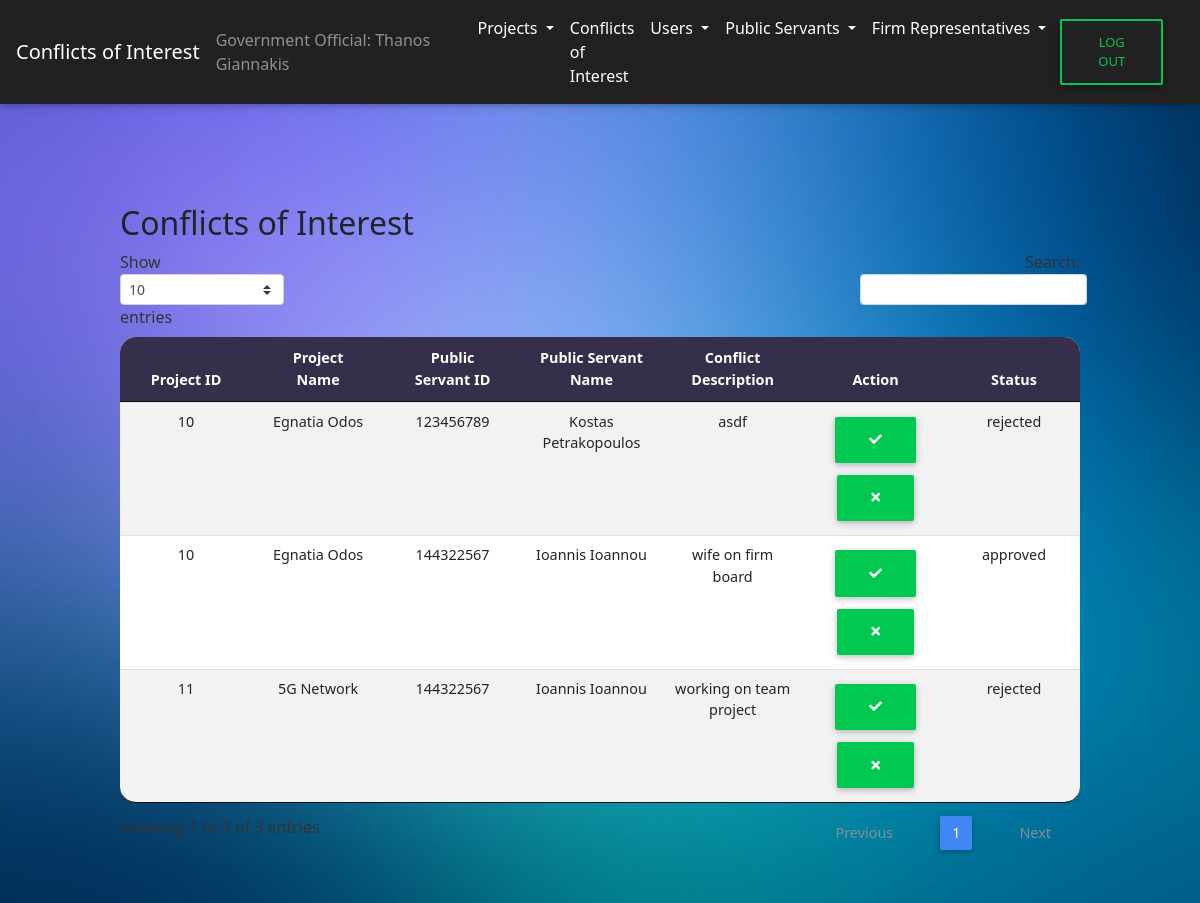
Screenshot of /CoI/conflicts.php (signed in) with the database file from the repository.
### tables this page shows
CREATE TABLE `conflicts` (
  `project_id` int(9) NOT NULL,
  `ps_AFM` int(9) NOT NULL,
  `coi_description` varchar(500) NOT NULL,
  `status` varchar(12) NOT NULL
);

CREATE TABLE `projects` (
  `project_id` int(12) NOT NULL,
  `project_name` varchar(255) NOT NULL,
  `project_start_date` date NOT NULL,
  `project_end_date` date NOT NULL,
  `project_desc` varchar(1000) NOT NULL CHECK (`project_start_date` < `project_end_date` and `project_start_date` > '2019-01-01')
);

CREATE TABLE `users` (
  `AFM` int(11) NOT NULL,
  `name` varchar(50) NOT NULL,
  `password` varchar(255) NOT NULL,
  `user_type` varchar(2) NOT NULL,
  `created_at` datetime DEFAULT current_timestamp()
);

### CoI/conflicts.php (the view, shortened to what this page needs)
<?php include('header.php');
include('navbar_GO.php')
?>
<div id="Conflicts">
    <div class="wrapper-table">
        <div class="page-header clearfix">
            <h2 class="pull-left">Conflicts of Interest</h2>
        </div>
        <?php
        $sql = "SELECT * FROM conflicts INNER JOIN projects ON conflicts.project_id = projects.project_id INNER JOIN users ON conflicts.ps_AFM = users.AFM";
        if ($result = mysqli_query($conn, $sql)) {
            if (mysqli_num_rows($result) > 0) {
                echo  "<table id='conflicts' class='table table-striped table-sm project-table' cellspacing='0' width='100%'>";
                echo "<thead>";
                echo "<tr>";
                echo "<th class='th-sm' id ='th-first' >Project ID</th>";
                echo "<th class='th-sm'>Project Name</th>";
                echo "<th class='th-sm'>Public Servant ID</th>";
                echo "<th class='th-sm'>Public Servant Name</th>";
                echo "<th class='th-sm'>Conflict Description</th>";
                echo "<th class='th-sm'>Action</th>";
                echo "<th class='th-sm' id='th-last'>Status</th>";
                echo "</tr>";
                echo "</thead>";
                echo "<tbody>";
                while ($row = mysqli_fetch_array($result)) {
                    echo "<tr>";
                    echo "<td>" . $row['project_id'] . "</td>";
                    echo "<td>" . $row['project_name'] . "</td>";
                    echo "<td>" . $row['ps_AFM'] . "</td>";
                    echo "<td>" . $row['name'] . "</td>";
                    echo "<td>" . $row['coi_description'] . "</td>";
                    echo "<td><form method='POST'class='coi-btn-form' action='approve_coi.php'>
                    <input type='hidden' name='project_id' value='" . $row["project_id"] . "'/>
                    <input type='hidden' name='ps_AFM' value='" . $row["ps_AFM"] . "'/>
                    <button type='submit'class='btn btn-success' name='submit' value='Approve'/>
                    <span class='fas fa-check'>  </span>
                    </button>
                    </form>
                    <form method='POST' class='coi-btn-form' action='reject_coi.php'>
                    <input type='hidden' name='project_id' value='" . $row["project_id"] . "'/>
                    <input type='hidden' name='ps_AFM' value='" . $row["ps_AFM"] . "'/>
                    <button type='submit'class='btn btn-success' name='submit' value='Reject'/>
                    <span class='fas fa-times'>  </span>
                    </button>
                    </form>
                    </td>";
                    echo "<td>" . $row['status'] . "</td>";
                    echo "</tr>";
                }
                echo "</table>";
            } else {
                echo "<p class='lead'><em>No records were found.</em></p>";
            }
        } else {
            echo "ERROR: Could not able to execute $sql. " . mysqli_error($conn);
        }
        ?>
    </div>
</div>
<?php include('footer.php') ?>
</body>
</html>

### CoI/css/style.css (style rules this page uses)
html, * { padding: 0px; margin: 0px; font-family: Segoe UI; }
body { height: 100%; font-family: Segoe UI; }
body { background-image: url("../assets/Background.png"); background-size: cover; background-repeat: no-repeat; background-attachment: fixed; }
.wrapper-table { margin-top: 100px; margin-bottom: 100px; width: 80%; margin-left: auto; margin-right: auto; }
.project-table { border-radius: 1rem; background-color: white; text-align: center; }
th { background-color: #362F4B; border-color: black; color: white; }
#th-first { border-radius: 16px 0px 0px 0px; }
#th-last { border-radius: 0px 16px 0px 0px; }
::placeholder { color: lightgray; }
.coi-btn-form { display: inline-block; }

### CoI/css/all.css (style rules this page uses)
.fa, .fas, .far, .fal, .fad, .fab { -moz-osx-font-smoothing: grayscale; -webkit-font-smoothing: antialiased; display: inline-block; font-style: normal; font-variant: normal; text-rendering: auto; line-height: 1; }
.fa-check:before { content: "\f00c"; }
.fa-times:before { content: "\f00d"; }

### rows the page displays
conflicts: project.project_id "10", project.project_name "Egnatia Odos", ps_AFM "123456789", users.name "Kostas Petrakopoulos", coi_description "asdf", status "rejected"
conflicts: project.project_id "10", project.project_name "Egnatia Odos", ps_AFM "144322567", users.name "Ioannis Ioannou", coi_description "wife on firm board", status "approved"
conflicts: project.project_id "11", project.project_name "5G Network", ps_AFM "144322567", users.name "Ioannis Ioannou", coi_description "working on team project", status "rejected"

### other values shown
$_SESSION["name"] "Thanos Giannakis"
